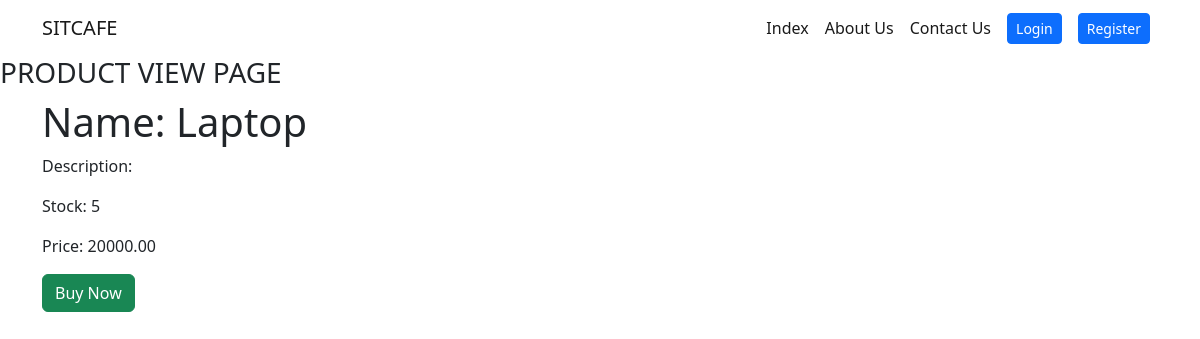
Page /products/3/ on the committed database.
### products/models.py (models this page shows, shortened)
class Product(models.Model):
  category = models.ForeignKey(Category, on_delete=models.SET_NULL, null=True)
  name = models.CharField(max_length=150)
  description = models.TextField(blank=True, null=True)
  stock = models.IntegerField(default=0)
  price = models.DecimalField(max_digits=7, decimal_places=2)
  is_active = models.BooleanField(default=True)
  created_at = models.DateTimeField(auto_now_add=True)
  updated_at = models.DateTimeField(auto_now=True)

### products/views.py (the view)
# urls.py: path('<int:id>/', views.product_view, name='product_view'),
def product_view(request, id):
  try:
    product = Product.objects.get(id=id, is_active=True)
    return render(request,'products/product_view.html', { 'product': product })
  except Product.DoesNotExist:
    return redirect('product_list')

### templates/products/product_view.html
{% extends 'base.html' %} {% block content %}
<h3>PRODUCT VIEW PAGE</h3>
<div class="container">
    <h1>Name: {{ product.name }}</h1>
    <p>Description: {{ product.description }}</p>
    <p>Stock: {{ product.stock }}</p>
    <p>Price: {{ product.price }}</p>
    <button class="btn btn-success">Buy Now</button>
</div>
{% endblock content %}

### rows in the picture
Product: name "Laptop", stock "5", price "20000.00"
